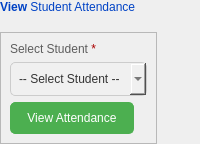
                   <widget class="QFrame" name="frame_178">
                    <property name="frameShape">
                     <enum>QFrame::Shape::NoFrame</enum>
                    </property>
                    <property name="frameShadow">
                     <enum>QFrame::Shadow::Raised</enum>
                    </property>
                    <layout class="QHBoxLayout" name="horizontalLayout_83">
                     <property name="spacing">
                      <number>0</number>
                     </property>
                     <property name="leftMargin">
                      <number>0</number>
                     </property>
                     <property name="topMargin">
                      <number>0</number>
                     </property>
                     <property name="rightMargin">
                      <number>0</number>
                     </property>
                     <property name="bottomMargin">
                      <number>0</number>
                     </property>
                     <item>
                      <widget class="QFrame" name="frame_179">
                       <property name="frameShape">
                        <enum>QFrame::Shape::NoFrame</enum>
                       </property>
                       <property name="frameShadow">
                        <enum>QFrame::Shadow::Raised</enum>
                       </property>
                       <layout class="QVBoxLayout" name="verticalLayout_77" stretch="0,0,0">
                        <property name="spacing">
                         <number>4</number>
                        </property>
                        <property name="leftMargin">
                         <number>0</number>
                        </property>
                        <property name="topMargin">
                         <number>0</number>
                        </property>
                        <property name="rightMargin">
                         <number>0</number>
                        </property>
                        <property name="bottomMargin">
                         <number>0</number>
                        </property>
                        <item>
                         <widget class="QFrame" name="frame_180">
                          <property name="frameShape">
                           <enum>QFrame::Shape::NoFrame</enum>
                          </property>
                          <property name="frameShadow">
                           <enum>QFrame::Shadow::Raised</enum>
                          </property>
                          <layout class="QHBoxLayout" name="horizontalLayout_84">
                           <property name="spacing">
                            <number>0</number>
                           </property>
                           <property name="leftMargin">
                            <number>0</number>
                           </property>
                           <property name="topMargin">
                            <number>0</number>
                           </property>
                           <property name="rightMargin">
                            <number>0</number>
                           </property>
                           <property name="bottomMargin">
                            <number>0</number>
                           </property>
                           <item>
                            <widget class="QLabel" name="label_162">
                             <property name="styleSheet">
                              <string notr="true">color:skyblue;</string>
                             </property>
                             <property name="text">
                              <string>&lt;html&gt;&lt;head/&gt;&lt;body&gt;&lt;p&gt;&lt;span style=&quot; font-weight:600; color:#0042c5;&quot;&gt;View&lt;/span&gt;&lt;span style=&quot; color:#0042c5;&quot;&gt; Student Attendance&lt;/span&gt;&lt;/p&gt;&lt;/body&gt;&lt;/html&gt;</string>
                             </property>
                            </widget>
                           </item>
                          </layout>
                         </widget>
                        </item>
                        <item>
                         <spacer name="verticalSpacer_16">
                          <property name="orientation">
                           <enum>Qt::Orientation::Vertical</enum>
                          </property>
                          <property name="sizeType">
                           <enum>QSizePolicy::Policy::Preferred</enum>
                          </property>
                          <property name="sizeHint" stdset="0">
                           <size>
                            <width>20</width>
                            <height>14</height>
                           </size>
                          </property>
                         </spacer>
                        </item>
                        <item>
                         <widget class="QFrame" name="frame_181">
                          <property name="frameShape">
                           <enum>QFrame::Shape::StyledPanel</enum>
                          </property>
                          <property name="frameShadow">
                           <enum>QFrame::Shadow::Raised</enum>
                          </property>
                          <layout class="QHBoxLayout" name="horizontalLayout_85">
                           <item>
                            <widget class="QFrame" name="frame_182">
                             <property name="styleSheet">
                              <string notr="true">QLineEdit{
	background-color: #f0f0f0;
	border: 1px solid #ccc;
	border-radius: 5px;
	padding: 8px;
	color: #333;
}

QLineEdit:hover{
	border-color: #aaa;
}

QLineEdit:focus{
	border-color: #5cacee;
}

QPushButton {
	background-color: #4caf50;
	color: white;
	border: 1px solid #4caf50;
	border-radius: 5px;
	padding: 8px 16px;
}QLineEdit:hover{
	border-color: #aaa;
}

QLineEdit:focus{
	border-color: #5cacee;
}

QPushButton:hover{
	background-color: #45a049;
}

QPushButton:pressed{
	background-color: #3e8e41;
}

QComboBox{
	background-color: #f0f0f0;
	border: 1px solid #ccc;
	border-radius: 5px;
	padding: 8px;
	color: #333;
}

QComboBox:hover{
	border-color: #aaa;
}

QComboBox:focus{
	border-color: #5cacee;
}</string>
                             </property>
                             <property name="frameShape">
                              <enum>QFrame::Shape::NoFrame</enum>
                             </property>
                             <property name="frameShadow">
                              <enum>QFrame::Shadow::Raised</enum>
                             </property>
                             <layout class="QGridLayout" name="gridLayout_23">
                              <property name="leftMargin">
                               <number>0</number>
                              </property>
                              <property name="topMargin">
                               <number>0</number>
                              </property>
                              <property name="rightMargin">
                               <number>0</number>
                              </property>
                              <property name="bottomMargin">
                               <number>0</number>
                              </property>
                              <item row="0" column="0">
                               <widget class="QLabel" name="label_163">
                                <property name="styleSheet">
                                 <string notr="true">color:rgb(93, 93, 93);
</string>
                                </property>
                                <property name="text">
                                 <string>&lt;html&gt;&lt;head/&gt;&lt;body&gt;&lt;p&gt;Select Student &lt;span style=&quot; color:#aa0000;&quot;&gt;*&lt;/span&gt;&lt;/p&gt;&lt;/body&gt;&lt;/html&gt;</string>
                                </property>
                               </widget>
                              </item>
                              <item row="2" column="0" alignment="Qt::AlignmentFlag::AlignLeft">
                               <widget class="QPushButton" name="viewStudentAttendanceBtn">
                                <property name="text">
                                 <string>View Attendance</string>
                                </property>
                               </widget>
                              </item>
                              <item row="1" column="0">
                               <widget class="QComboBox" name="StudentscomboBox">
                                <property name="sizePolicy">
                                 <sizepolicy hsizetype="Expanding" vsizetype="Fixed">
                                  <horstretch>0</horstretch>
                                  <verstretch>0</verstretch>
                                 </sizepolicy>
                                </property>
                                <property name="placeholderText">
                                 <string>-- Select Student --</string>
                                </property>
                               </widget>
                              </item>
                             </layout>
                            </widget>
                           </item>
                          </layout>
                         </widget>
                        </item>
                       </layout>
                      </widget>
                     </item>
                     <item>
                      <widget class="QFrame" name="frame_183">
                       <property name="sizePolicy">
                        <sizepolicy hsizetype="Expanding" vsizetype="Preferred">
                         <horstretch>0</horstretch>
                         <verstretch>0</verstretch>
                        </sizepolicy>
                       </property>
                       <property name="frameShape">
                        <enum>QFrame::Shape::NoFrame</enum>
                       </property>
                       <property name="frameShadow">
                        <enum>QFrame::Shadow::Raised</enum>
                       </property>
                      </widget>
                     </item>
                    </layout>
                   </widget>
